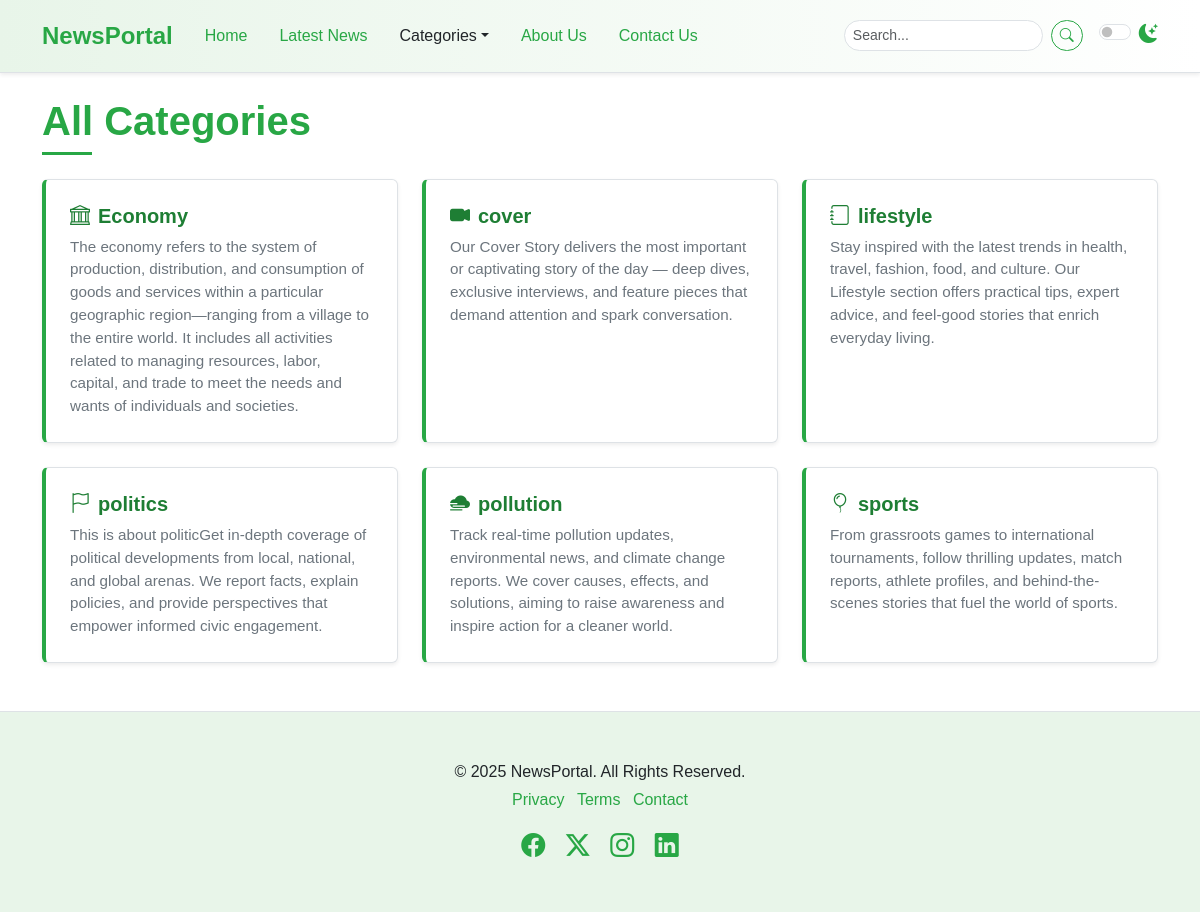
The page /category-list/ on the database its author committed.
### newspaper/models.py (models this page shows, shortened)
class TimeStampModel(models.Model):
    created_at=models.DateTimeField(auto_now_add=True)
    updated_at=models.DateTimeField(auto_now=True)
    class Meta:
        abstract=True # don't create table in DB

class Category(TimeStampModel):
    name=models.CharField(max_length=100)
    icon=models.CharField(max_length=100,null=True,blank=True)
    description=models.TextField(null=True,blank=True)
    class Meta:
        ordering=["name"]
        verbose_name="categories"
        verbose_name_plural="Categories" #add this line

### newspaper/views.py (the view)
# urls.py: path("category-list/",views.CategoryListView.as_view(),name="category-list"),
class CategoryListView(ListView):
    model=Category
    template_name="newsportal/categories.html"
    context_object_name="categories"

### newspaper/nav.py (called while the page is built)
def navigation(request):
    categories=Category.objects.all()[:4]
    return {"categories":categories}

### templates/newsportal/categories.html
{% extends "newsportal/base.html" %}
{% block content %}
<div class="container mt-4 mb-5">
    <h1 class="mb-4 section-title"><span>All Categories</span></h1>
    <div class="row row-cols-1 row-cols-md-2 row-cols-lg-3 g-4">
    {% for category in categories%}
        <div class="col">
            <div class="card h-100 shadow-sm list-item-card">
                <div class="card-body">
                    <h5 class="card-title"><a href="{% url 'post-by-category' category.id%}"><i class="{{category.icon}} me-2"></i>{{category.name}}</a></h5>
                    <p class="card-text">{{category.description}}</p>
                </div>
            </div>
        </div>
    {% endfor%}
    </div>
</div>
{% endblock %}

### static/css/style.css (style rules this page uses)
:root { --primary-green: #28a745; --light-green: #e8f5e9; --dark-green: #1e7e34; --accent-green: #5cb85c; --text-color-light: #212529; --text-color-dark: #f8f9fa; --bg-light: #ffffff; --bg-dark: #212529; --card-bg-light: #ffffff; --card-bg-dark: #343a40; --border-color-light: #dee2e6; --border-color-dark: #495057; --shadow-sm: 0 0.125rem 0.25rem rgba(0, 0, 0, 0.075); --shadow: 0 0.5rem 1rem rgba(0, 0, 0, 0.15); --transition-speed: 0.3s ease; }
body { font-family: "Poppins", sans-serif; background-color: var(--bg-light); color: var(--text-color-light); transition: background-color var(--transition-speed), color var(--transition-speed); }
.section-title { position: relative; padding-bottom: 10px; margin-bottom: 20px; font-weight: 600; color: var(--primary-green); }
.section-title span { position: relative; z-index: 1; background-color: var(--bg-light); padding-right: 10px; }
.section-title::after { content: ""; position: absolute; left: 0; bottom: 0; width: 50px; height: 3px; background-color: var(--primary-green); }
.card { border: 1px solid var(--border-color-light); transition: box-shadow var(--transition-speed), transform var(--transition-speed); background-color: var(--card-bg-light); color: var(--text-color-light); }
.card-title { color: var(--dark-green); font-weight: 600; }
.list-item-card { transition: transform 0.2s ease-in-out, box-shadow 0.2s ease-in-out; border-left: 4px solid var(--primary-green); }
.list-item-card .card-body { padding: 1.5rem; }
.list-item-card .card-title a { text-decoration: none; color: var(--dark-green); font-weight: 600; }
.list-item-card .card-text { font-size: 0.95rem; color: #6c757d; }

### rows shown on the page
Category: name "Economy", description "The economy refers to the system of production, distribution, and consumption of goods and services within a particular geographic region—ranging from a village to the entire world. It includes all activities related to managing resources, labor, capital, and trade to meet the needs and wants of individuals and societies."
Category: name "cover", description "Our Cover Story delivers the most important or captivating story of the day — deep dives, exclusive interviews, and feature pieces that demand attention and spark conversation."
Category: name "lifestyle", description "Stay inspired with the latest trends in health, travel, fashion, food, and culture. Our Lifestyle section offers practical tips, expert advice, and feel-good stories that enrich everyday living."
Category: name "politics", description "This is about politicGet in-depth coverage of political developments from local, national, and global arenas. We report facts, explain policies, and provide perspectives that empower informed civic engagement."
Category: name "pollution", description "Track real-time pollution updates, environmental news, and climate change reports. We cover causes, effects, and solutions, aiming to raise awareness and inspire action for a cleaner world."
Category: name "sports", description "From grassroots games to international tournaments, follow thrilling updates, match reports, athlete profiles, and behind-the-scenes stories that fuel the world of sports."
